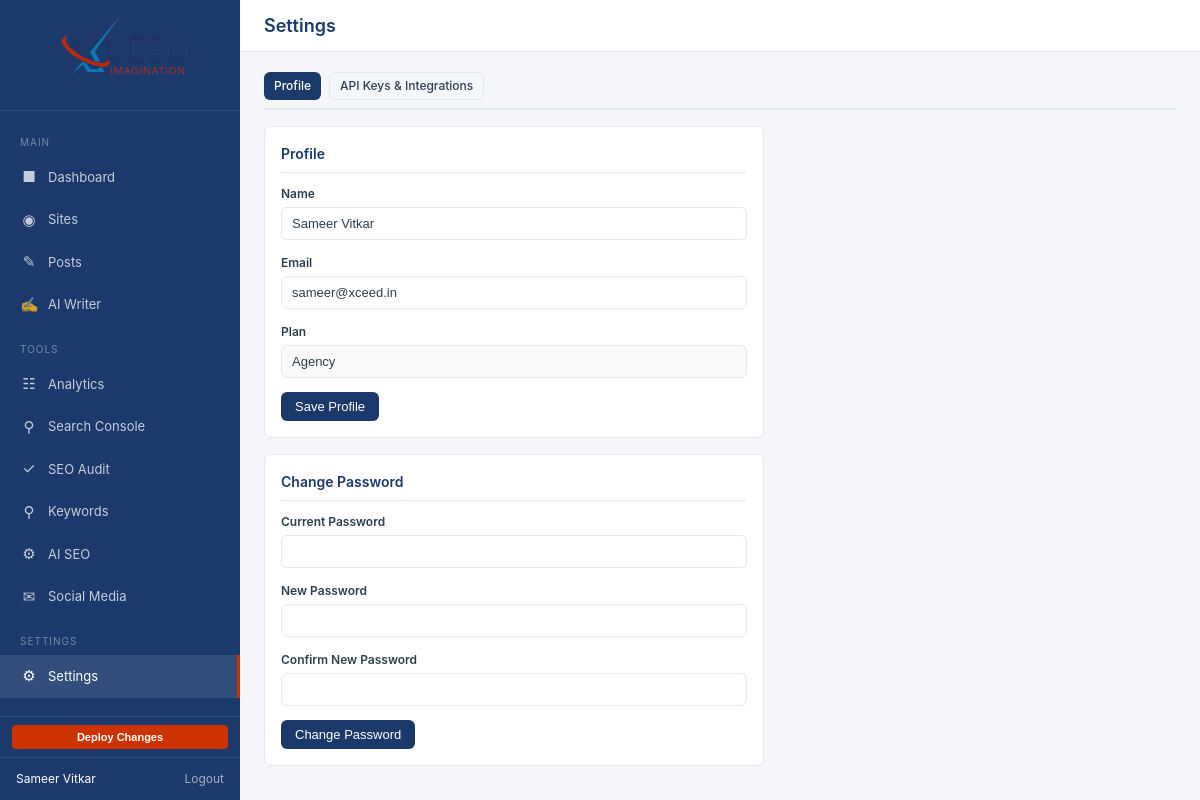
The app's page /dashboard/settings.php (signed in) with its own data.
### tables this page shows
CREATE TABLE `users` (
  `id` int(10) unsigned NOT NULL AUTO_INCREMENT,
  `email` varchar(255) NOT NULL,
  `password_hash` varchar(255) NOT NULL,
  `name` varchar(100) NOT NULL,
  `plan` enum('starter','growth','agency') NOT NULL DEFAULT 'starter',
  `role` enum('owner','admin','editor','viewer') NOT NULL DEFAULT 'owner',
  `is_active` tinyint(1) NOT NULL DEFAULT 1,
  `created_at` datetime NOT NULL DEFAULT current_timestamp(),
  `updated_at` datetime NOT NULL DEFAULT current_timestamp() ON UPDATE current_timestamp(),
  PRIMARY KEY (`id`),
  UNIQUE KEY `uk_users_email` (`email`)
);

### includes/db.php (called while the page is built)
<?php
$config = require __DIR__ . '/../config/config.php';
try {
    $dsn = sprintf(
        'mysql:host=%s;port=%d;dbname=%s;charset=%s',
        $config['db_host'],
        $config['db_port'],
        $config['db_name'],
        $config['db_charset']
    );
    $db = new PDO($dsn, $config['db_user'], $config['db_pass'], [
        PDO::ATTR_ERRMODE            => PDO::ERRMODE_EXCEPTION,
        PDO::ATTR_DEFAULT_FETCH_MODE => PDO::FETCH_ASSOC,
        PDO::ATTR_EMULATE_PREPARES   => false,
    ]);
    $db->exec("SET time_zone = '+05:30'");
} catch (PDOException $e) {
    error_log('Database connection failed: ' . $e->getMessage());
    if ($config['app_debug']) {
        die('Database connection failed: ' . $e->getMessage());
    }
    die('Database connection failed. Check logs.');
}
return $db;

### includes/helpers.php (called while the page is built, shortened)
<?php
function config(string $key = null, $default = null)
{
    static $config = null;
    if ($config === null) {
        $config = require __DIR__ . '/../config/config.php';
    }
    if ($key === null) return $config;
    return $config[$key] ?? $default;
}
function base_path(): string
{
    return config('base_path', '');
}
function url(string $path): string
{
    return base_path() . $path;
}
function e(string $value): string
{
    return htmlspecialchars($value, ENT_QUOTES | ENT_SUBSTITUTE, 'UTF-8');
}

### includes/auth.php (called while the page is built, shortened)
<?php
require_once __DIR__ . '/helpers.php';
function auth_check(): bool
{
    return !empty($_SESSION['logged_in']);
}
function auth_user(): ?array
{
    return [
        'id'    => $_SESSION['user_id'],
        'email' => $_SESSION['user_email'],
        'name'  => $_SESSION['user_name'],
        'plan'  => $_SESSION['user_plan'],
    ];
}

### public/dashboard/settings.php (the view, shortened to what this page needs)
<?php
require_once __DIR__ . '/../../includes/helpers.php';
require_once __DIR__ . '/../../includes/auth.php';
$db = require __DIR__ . '/../../includes/db.php';
$user_id = auth_user_id();
$stmt = $db->prepare('SELECT * FROM users WHERE id = ?');
$stmt->execute([$user_id]);
$user = $stmt->fetch();
$page_title = 'Settings';
$tab = $_GET['tab'] ?? 'profile';
?>
<div class="flex gap-2 mb-4" style="border-bottom:2px solid var(--border);padding-bottom:8px;">
    <a href="<?= url('/dashboard/settings.php?tab=profile') ?>" class="btn btn-sm <?= $tab === 'profile' ? 'btn-primary' : 'btn-outline' ?>" style="text-decoration:none;">Profile</a>
    <a href="<?= url('/dashboard/settings.php?tab=api') ?>" class="btn btn-sm <?= $tab === 'api' ? 'btn-primary' : 'btn-outline' ?>" style="text-decoration:none;">API Keys & Integrations</a>
</div>
<?php if ($tab === 'profile'): ?>
<div style="max-width: 500px;">
    <div class="card">
        <div class="card-header">Profile</div>
        <form method="POST">
            <div class="form-group">
                <label for="name">Name</label>
                <input type="text" id="name" name="name" class="form-control" value="<?= e($user['name']) ?>" required>
            </div>
            <div class="form-group">
                <label for="email">Email</label>
                <input type="email" id="email" name="email" class="form-control" value="<?= e($user['email']) ?>" required>
            </div>
            <div class="form-group">
                <label>Plan</label>
                <input type="text" class="form-control" value="<?= ucfirst($user['plan']) ?>" disabled>
            </div>
            <button type="submit" class="btn btn-primary">Save Profile</button>
        </form>
    </div>
    <div class="card">
        <div class="card-header">Change Password</div>
        <form method="POST">
            <div class="form-group">
                <label>Current Password</label>
                <input type="password" name="current_password" class="form-control" required>
            </div>
            <div class="form-group">
                <label>New Password</label>
                <input type="password" name="new_password" class="form-control" required minlength="8">
            </div>
            <div class="form-group">
                <label>Confirm New Password</label>
                <input type="password" name="confirm_password" class="form-control" required>
            </div>
            <button type="submit" class="btn btn-primary">Change Password</button>
        </form>
    </div>
</div>
<?php endif; ?>
<?php
$page_content = ob_get_clean();
require __DIR__ . '/../../templates/dashboard/layout.php';

### templates/dashboard/layout.php (shortened to what this page needs)
<?php
$user = auth_user();
$current_page = basename($_SERVER['PHP_SELF'], '.php');
?>
<!DOCTYPE html>
<html lang="en">
<head>
</head>
<body>
<nav class="sidebar">
    <div class="sidebar-logo">
        <img src="<?= url('/dashboard/assets/img/logo.png') ?>" alt="ContentAgent">
    </div>
    <div class="sidebar-nav">
        <div class="nav-section">Main</div>
        <a href="<?= url('/dashboard/index.php') ?>" class="<?= $current_page === 'index' ? 'active' : '' ?>">
            <span class="nav-icon">&#9632;</span> Dashboard
        </a>
        <a href="<?= url('/dashboard/sites.php') ?>" class="<?= $current_page === 'sites' ? 'active' : '' ?>">
            <span class="nav-icon">&#9673;</span> Sites
        </a>
        <a href="<?= url('/dashboard/posts.php') ?>" class="<?= $current_page === 'posts' ? 'active' : '' ?>">
            <span class="nav-icon">&#9998;</span> Posts
        </a>
        <a href="<?= url('/dashboard/write.php') ?>" class="<?= $current_page === 'write' ? 'active' : '' ?>">
            <span class="nav-icon">&#9997;</span> AI Writer
        </a>
        <div class="nav-section">Tools</div>
        <a href="<?= url('/dashboard/analytics.php') ?>" class="<?= $current_page === 'analytics' ? 'active' : '' ?>">
            <span class="nav-icon">&#9783;</span> Analytics
        </a>
        <a href="<?= url('/dashboard/search-console.php') ?>" class="<?= $current_page === 'search-console' ? 'active' : '' ?>">
            <span class="nav-icon">&#9906;</span> Search Console
        </a>
        <a href="<?= url('/dashboard/seo-audit.php') ?>" class="<?= $current_page === 'seo-audit' ? 'active' : '' ?>">
            <span class="nav-icon">&#10003;</span> SEO Audit
        </a>
        <a href="<?= url('/dashboard/keywords.php') ?>" class="<?= $current_page === 'keywords' ? 'active' : '' ?>">
            <span class="nav-icon">&#9906;</span> Keywords
        </a>
        <a href="<?= url('/dashboard/ai-seo.php') ?>" class="<?= $current_page === 'ai-seo' ? 'active' : '' ?>">
            <span class="nav-icon">&#9881;</span> AI SEO
        </a>
        <a href="<?= url('/dashboard/social.php') ?>" class="<?= $current_page === 'social' ? 'active' : '' ?>">
            <span class="nav-icon">&#9993;</span> Social Media
        </a>
        <div class="nav-section">Settings</div>
        <a href="<?= url('/dashboard/settings.php') ?>" class="<?= $current_page === 'settings' ? 'active' : '' ?>">
            <span class="nav-icon">&#9881;</span> Settings
        </a>
    </div>
    <div style="padding: 8px 12px; border-top: 1px solid rgba(255,255,255,0.1);">
        <button onclick="deployToHtdocs(this)" style="width:100%;padding:6px;background:var(--accent);color:#fff;border:none;border-radius:4px;font-size:11px;cursor:pointer;font-weight:600;">Deploy Changes</button>
    </div>
    <div class="sidebar-user">
        <span><?= e($user['name'] ?? 'User') ?></span>
        <a href="<?= url('/auth/logout.php') ?>">Logout</a>
    </div>
</nav>
<div class="main">
    <div class="topbar">
        <h1><?= e($page_title ?? 'Dashboard') ?></h1>
    </div>
    <div class="content">
        <?= $page_content ?? '' ?>
    </div>
</div>
</body>
</html>

### templates/dashboard/layout.php (style rules this page uses)
:root { --primary: #1B3A6B; --primary-dark: #132a4f; --accent: #CC3300; --accent-hover: #a82a00; --bg: #f5f6fa; --white: #ffffff; --text: #2c3e50; --text-light: #64748b; --border: #e2e8f0; --success: #10b981; --warning: #f59e0b; --danger: #ef4444; --info: #3b82f6; --sidebar-w: 240px; --radius: 6px; }
* { margin: 0; padding: 0; box-sizing: border-box; }
body { font-family: -apple-system, BlinkMacSystemFont, 'Segoe UI', Roboto, sans-serif; background: var(--bg); color: var(--text); font-size: 14px; line-height: 1.5; }
.sidebar { position: fixed; left: 0; top: 0; width: var(--sidebar-w); height: 100vh; background: var(--primary); color: #fff; display: flex; flex-direction: column; z-index: 100; }
.sidebar-logo { padding: 16px; text-align: center; border-bottom: 1px solid rgba(255,255,255,0.1); }
.sidebar-logo img { max-width: 140px; height: auto; }
.sidebar-nav { flex: 1; padding: 8px 0; overflow-y: auto; }
.sidebar-nav a { display: flex; align-items: center; gap: 10px; padding: 10px 20px; color: rgba(255,255,255,0.75); text-decoration: none; font-size: 13px; transition: all 0.15s; }
.sidebar-nav a:hover, .sidebar-nav a.active { background: rgba(255,255,255,0.1); color: #fff; }
.sidebar-nav a.active { border-right: 3px solid var(--accent); }
.sidebar-nav .nav-icon { width: 18px; text-align: center; font-size: 15px; }
.sidebar-nav .nav-section { padding: 16px 20px 6px; font-size: 10px; text-transform: uppercase; letter-spacing: 1px; color: rgba(255,255,255,0.4); }
.sidebar-user { padding: 12px 16px; border-top: 1px solid rgba(255,255,255,0.1); font-size: 12px; display: flex; align-items: center; justify-content: space-between; }
.sidebar-user a { color: rgba(255,255,255,0.6); text-decoration: none; font-size: 12px; }
.main { margin-left: var(--sidebar-w); min-height: 100vh; }
.topbar { background: var(--white); border-bottom: 1px solid var(--border); padding: 12px 24px; display: flex; align-items: center; justify-content: space-between; }
.topbar h1 { font-size: 18px; font-weight: 600; color: var(--primary); }
.content { padding: 20px 24px; }
.card { background: var(--white); border: 1px solid var(--border); border-radius: var(--radius); padding: 16px; margin-bottom: 16px; }
.card-header { font-size: 14px; font-weight: 600; color: var(--primary); margin-bottom: 12px; padding-bottom: 8px; border-bottom: 1px solid var(--border); }
.btn { display: inline-flex; align-items: center; gap: 6px; padding: 7px 14px; border: none; border-radius: var(--radius); font-size: 13px; font-weight: 500; cursor: pointer; text-decoration: none; transition: all 0.15s; }
.btn-primary { background: var(--primary); color: #fff; }
.btn-outline { background: transparent; border: 1px solid var(--border); color: var(--text); }
.btn-sm { padding: 4px 10px; font-size: 12px; }
.form-group { margin-bottom: 14px; }
.form-group label { display: block; font-size: 12px; font-weight: 600; color: var(--text); margin-bottom: 4px; }
.form-control { width: 100%; padding: 8px 10px; border: 1px solid var(--border); border-radius: var(--radius); font-size: 13px; color: var(--text); transition: border-color 0.15s; }
.mb-4 { margin-bottom: 16px; }
.flex { display: flex; }
.gap-2 { gap: 8px; }

### records on screen
users: name "Sameer Vitkar", email "sameer@xceed.in", plan "Agency"

### other values on screen
$page_title "Settings"
